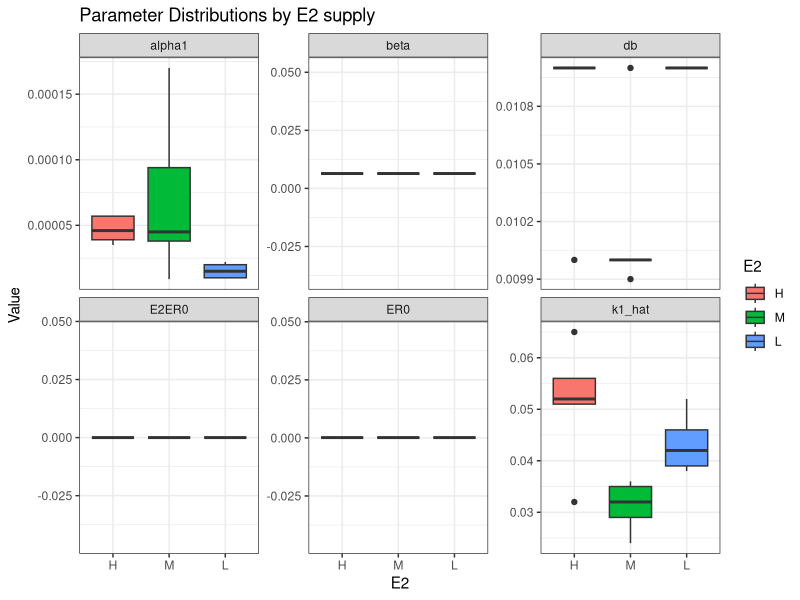
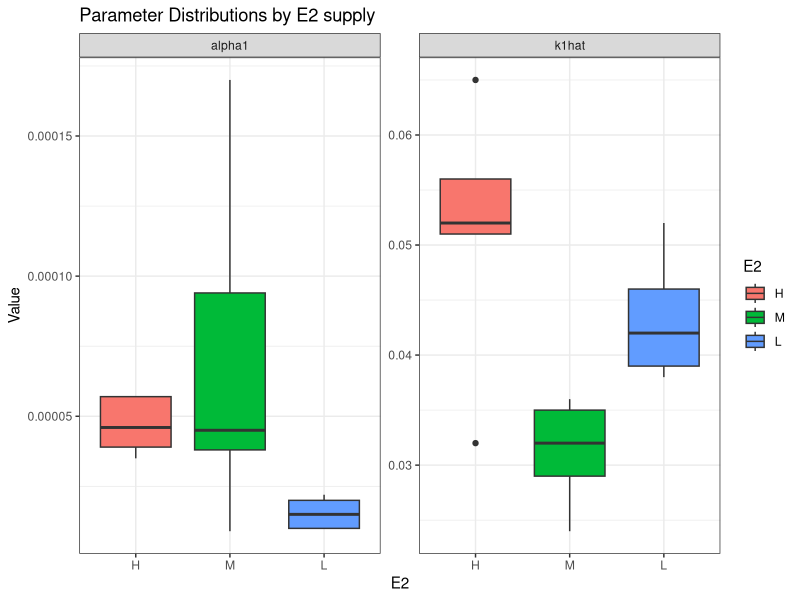
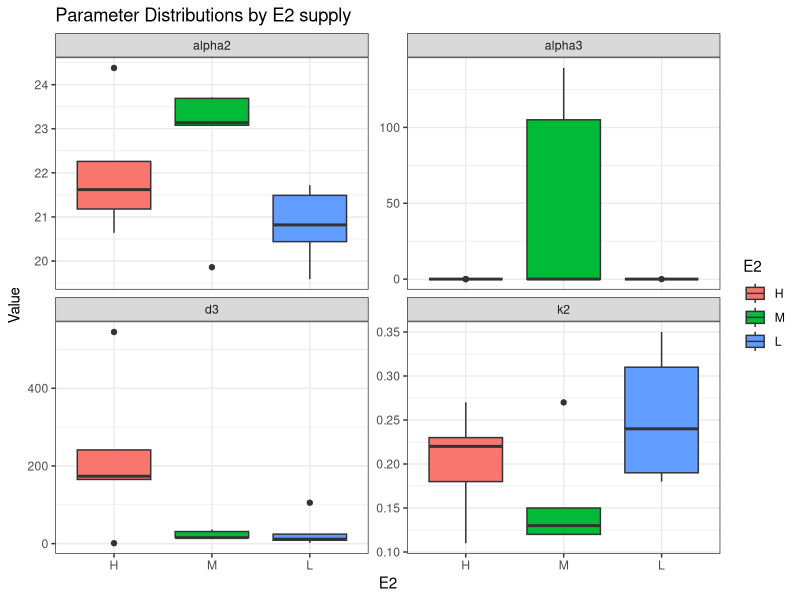

The R script that drew these images, in order:
set.seed(43)

#wo CAFs
data_wo_CAF <- matrix(c(
  111,	0.046,	0.00002,	0.0064,	0.011,	0.00013,	0.000000000037,
  112,	0.039,	0.00001,	0.0064,	0.011,	0.00013,	0.000000000037,
  113,	0.052,	0.000015,	0.0064,	0.011,	0.00013,	0.000000000037,
  114,	0.042,	0.00001,	0.0064,	0.011,	0.00013,	0.000000000037,
  115,	0.038,	0.000022,	0.0064,	0.011,	0.00013,	0.000000000037,
  121,	0.036,	0.00017,	0.0064,	0.01,	0.00013,	0.000000000037,
  122,	0.029,	0.000038,	0.0064,	0.01,	0.00013,	0.000000000037,
  123,	0.035,	0.000045,	0.0064,	0.01,	0.00013,	0.000000000037,
  124,	0.032,	0.000094,	0.0064,	0.0099,	0.00013,	0.000000000037,
  125,	0.024,	0.000009,	0.0064,	0.011,	0.00013,	0.000000000037,
  131,	0.065,	0.000035,	0.0064,	0.011,	0.00013,	0.000000000037,
  132,	0.051,	0.000057,	0.0064,	0.011,	0.00013,	0.000000000037,
  133,	0.032,	0.000039,	0.0064,	0.011,	0.00013,	0.000000000037,
  134,	0.056,	0.000046,	0.0064,	0.011,	0.00013,	0.000000000037,
  135,	0.052,	0.000057,	0.0064,	0.01,	0.00013,	0.000000000037
), nrow = 15, ncol = 7, byrow = TRUE)

colnames(data_wo_CAF) <- c("ID",	"k1_hat","alpha1","beta","db","ER0","E2ER0")
data_mean=colMeans(data_wo_CAF)

data_wo_CAF_v2 <- matrix(c(
  "L",	0.046,	0.00002,	0.0064,	0.011,	0.00013,	0.000000000037,
  "L",	0.039,	0.00001,	0.0064,	0.011,	0.00013,	0.000000000037,
  "L",	0.052,	0.000015,	0.0064,	0.011,	0.00013,	0.000000000037,
  "L",	0.042,	0.00001,	0.0064,	0.011,	0.00013,	0.000000000037,
  "L",	0.038,	0.000022,	0.0064,	0.011,	0.00013,	0.000000000037,
  "M",	0.036,	0.00017,	0.0064,	0.01,	0.00013,	0.000000000037,
  "M",	0.029,	0.000038,	0.0064,	0.01,	0.00013,	0.000000000037,
  "M",	0.035,	0.000045,	0.0064,	0.01,	0.00013,	0.000000000037,
  "M",	0.032,	0.000094,	0.0064,	0.0099,	0.00013,	0.000000000037,
  "M",	0.024,	0.000009,	0.0064,	0.011,	0.00013,	0.000000000037,
  "H",	0.065,	0.000035,	0.0064,	0.011,	0.00013,	0.000000000037,
  "H",	0.051,	0.000057,	0.0064,	0.011,	0.00013,	0.000000000037,
  "H",	0.032,	0.000039,	0.0064,	0.011,	0.00013,	0.000000000037,
  "H",	0.056,	0.000046,	0.0064,	0.011,	0.00013,	0.000000000037,
  "H", 0.052,	0.000057,	0.0064,	0.01,	0.00013,	0.000000000037
), nrow = 15, ncol = 7, byrow = TRUE)


df <- as.data.frame(data_wo_CAF_v2, stringsAsFactors = FALSE)

colnames(df) <- c("E2", 
                  "k1_hat","alpha1","beta","db","ER0","E2ER0")

numeric_cols <- c("k1_hat","alpha1","beta","db","ER0","E2ER0")
df[numeric_cols] <- lapply(df[numeric_cols], as.numeric)

# Convert treatment to factor
df$E2 <- factor(df$E2, levels = c("H", "M", "L"),
                       labels = c("H", "M", "L"))

library(tidyr)

df_long <- pivot_longer(
  df,
  cols = -E2,
  names_to = "parameter",
  values_to = "value"
)

library(ggplot2)

ggplot(df_long, aes(x = E2, y = value, fill = E2)) +
  geom_boxplot() +
  facet_wrap(~ parameter, scales = "free_y") +
  labs(title = "Parameter Distributions by E2 supply",
       x = "E2",
       y = "Value") +
  theme_bw()

### k1hat and alpha1 #################
data_wo_CAF_v2 <- matrix(c(
  "L",	0.046,	0.00002,	0.0064,	0.011,	0.00013,	0.000000000037,
  "L",	0.039,	0.00001,	0.0064,	0.011,	0.00013,	0.000000000037,
  "L",	0.052,	0.000015,	0.0064,	0.011,	0.00013,	0.000000000037,
  "L",	0.042,	0.00001,	0.0064,	0.011,	0.00013,	0.000000000037,
  "L",	0.038,	0.000022,	0.0064,	0.011,	0.00013,	0.000000000037,
  "M",	0.036,	0.00017,	0.0064,	0.01,	0.00013,	0.000000000037,
  "M",	0.029,	0.000038,	0.0064,	0.01,	0.00013,	0.000000000037,
  "M",	0.035,	0.000045,	0.0064,	0.01,	0.00013,	0.000000000037,
  "M",	0.032,	0.000094,	0.0064,	0.0099,	0.00013,	0.000000000037,
  "M",	0.024,	0.000009,	0.0064,	0.011,	0.00013,	0.000000000037,
  "H",	0.065,	0.000035,	0.0064,	0.011,	0.00013,	0.000000000037,
  "H",	0.051,	0.000057,	0.0064,	0.011,	0.00013,	0.000000000037,
  "H",	0.032,	0.000039,	0.0064,	0.011,	0.00013,	0.000000000037,
  "H",	0.056,	0.000046,	0.0064,	0.011,	0.00013,	0.000000000037,
  "H", 0.052,	0.000057,	0.0064,	0.01,	0.00013,	0.000000000037
), nrow = 15, ncol = 7, byrow = TRUE)

df <- as.data.frame(data_wo_CAF_v2[,1:3], stringsAsFactors = FALSE)

colnames(df) <- c("E2", 
                  "k1hat","alpha1")

numeric_cols <- c("k1hat","alpha1")
df[numeric_cols] <- lapply(df[numeric_cols], as.numeric)

# Convert treatment to factor
df$E2 <- factor(df$E2, levels = c("H", "M", "L"),
                labels = c("H", "M", "L"))

library(tidyr)

df_long <- pivot_longer(
  df,
  cols = -E2,
  names_to = "parameter",
  values_to = "value"
)

library(ggplot2)

ggplot(df_long, aes(x = E2, y = value, fill = E2)) +
  geom_boxplot() +
  facet_wrap(~ parameter, scales = "free_y") +
  labs(title = "Parameter Distributions by E2 supply",
       x = "E2",
       y = "Value") +
  theme_bw()
################
data_with_CAF <- matrix(c(
211,	0.24,	20.82,	8.83,	0.00000059,
212,	0.18,	21.49,	1.7,	0.00000067,
213,	0.35,	19.59,	24.42,	0.00000059,
214,	0.19,	21.72,	11.6,	0.0000006,
215,	0.31,	20.44,	105.33,	0.00000059,
221,	0.12,	23.69,	15.48,	0.000000073,
222,	0.15,	23.08,	31.18,	139.2,
223,	0.13,	23.14,	36.65,	0.00000059,
224,	0.27,	19.86,	14.65,	105.03,
225,	0.12,	23.71,	15.28,	0.00000059,
231,	0.22,	21.62,	544.83,	0.00000059,
232,	0.11,	24.38,	165.23,	0.00000064,
233,	0.27,	20.64,	241.3,	0.00000059,
234,	0.18,	22.26,	1.19,	0.000000051,
235,	0.23,	21.18,	173.6,	0.00000058
), nrow = 15, ncol = 5, byrow = TRUE)

colnames(data_with_CAF) <- c("E2", "k2", "alpha2", "d3", "alpha3")
data_mean=colMeans(data_with_CAF)

data_with_CAF <- matrix(c(
  "L",	0.24,	20.82,	8.83,	0.00000059,
  "L",	0.18,	21.49,	1.7,	0.00000067,
  "L",	0.35,	19.59,	24.42,	0.00000059,
  "L",	0.19,	21.72,	11.6,	0.0000006,
  "L",	0.31,	20.44,	105.33,	0.00000059,
  "M",	0.12,	23.69,	15.48,	0.000000073,
  "M",	0.15,	23.08,	31.18,	139.2,
  "M",	0.13,	23.14,	36.65,	0.00000059,
  "M",	0.27,	19.86,	14.65,	105.03,
  "M",	0.12,	23.71,	15.28,	0.00000059,
  "H",	0.22,	21.62,	544.83,	0.00000059,
  "H",	0.11,	24.38,	165.23,	0.00000064,
  "H",	0.27,	20.64,	241.3,	0.00000059,
  "H",	0.18,	22.26,	1.19,	0.000000051,
  "H",	0.23,	21.18,	173.6,	0.00000058
), nrow = 15, ncol = 5, byrow = TRUE)

df2 <- as.data.frame(data_with_CAF, stringsAsFactors = FALSE)

colnames(df2) <- c("E2", 
                  "k2", "alpha2", "d3", "alpha3")

numeric_cols <- c("k2", "alpha2", "d3", "alpha3")
df2[numeric_cols] <- lapply(df2[numeric_cols], as.numeric)

# Convert treatment to factor
df2$E2 <- factor(df2$E2, levels = c("H", "M", "L"),
                labels = c("H", "M", "L"))

library(tidyr)

df2_long <- pivot_longer(
  df2,
  cols = -E2,
  names_to = "parameter",
  values_to = "value"
)

library(ggplot2)

ggplot(df2_long, aes(x = E2, y = value, fill = E2)) +
  geom_boxplot() +
  facet_wrap(~ parameter, scales = "free_y") +
  labs(title = "Parameter Distributions by E2 supply",
       x = "E2",
       y = "Value") +
  theme_bw()
